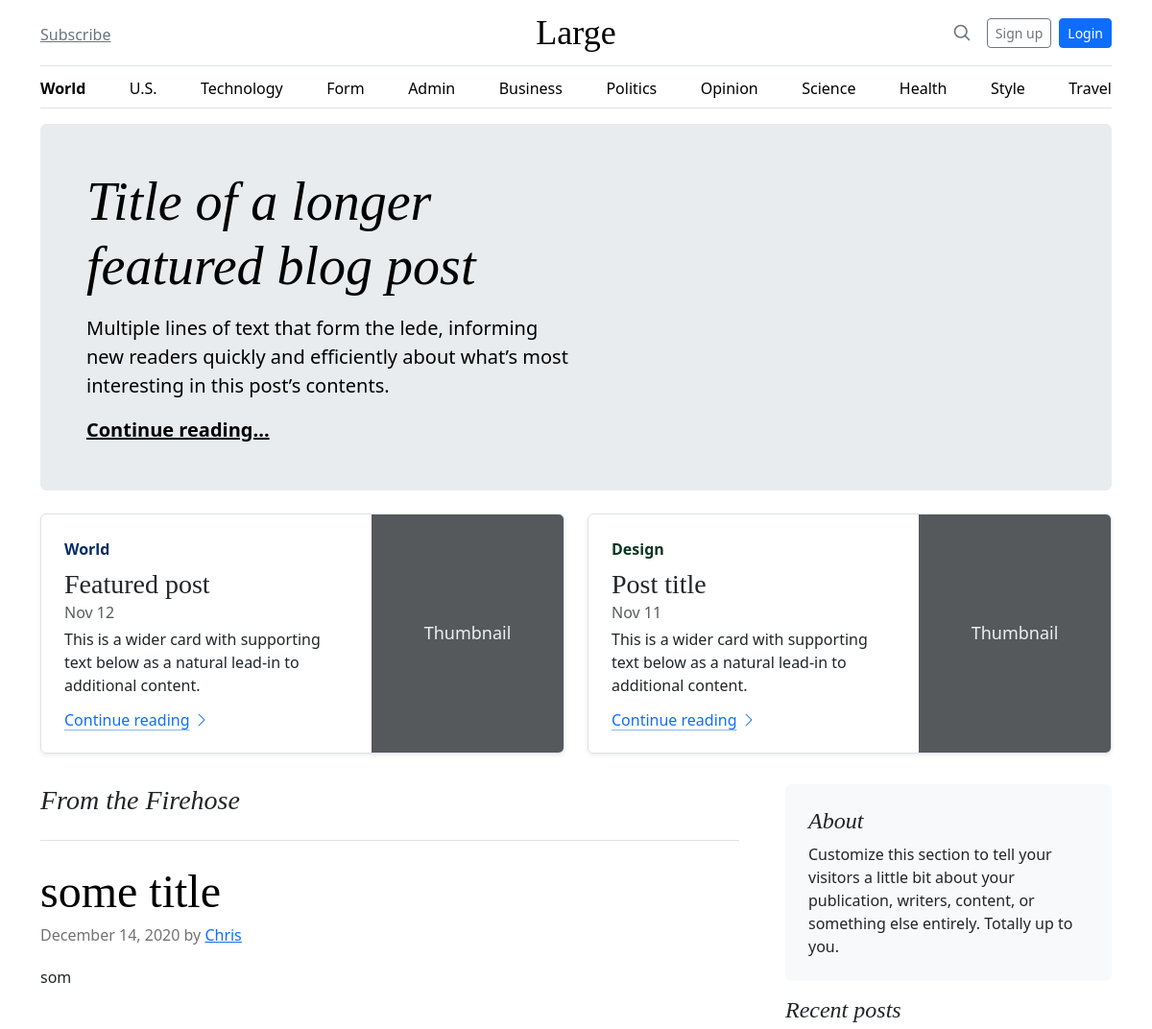
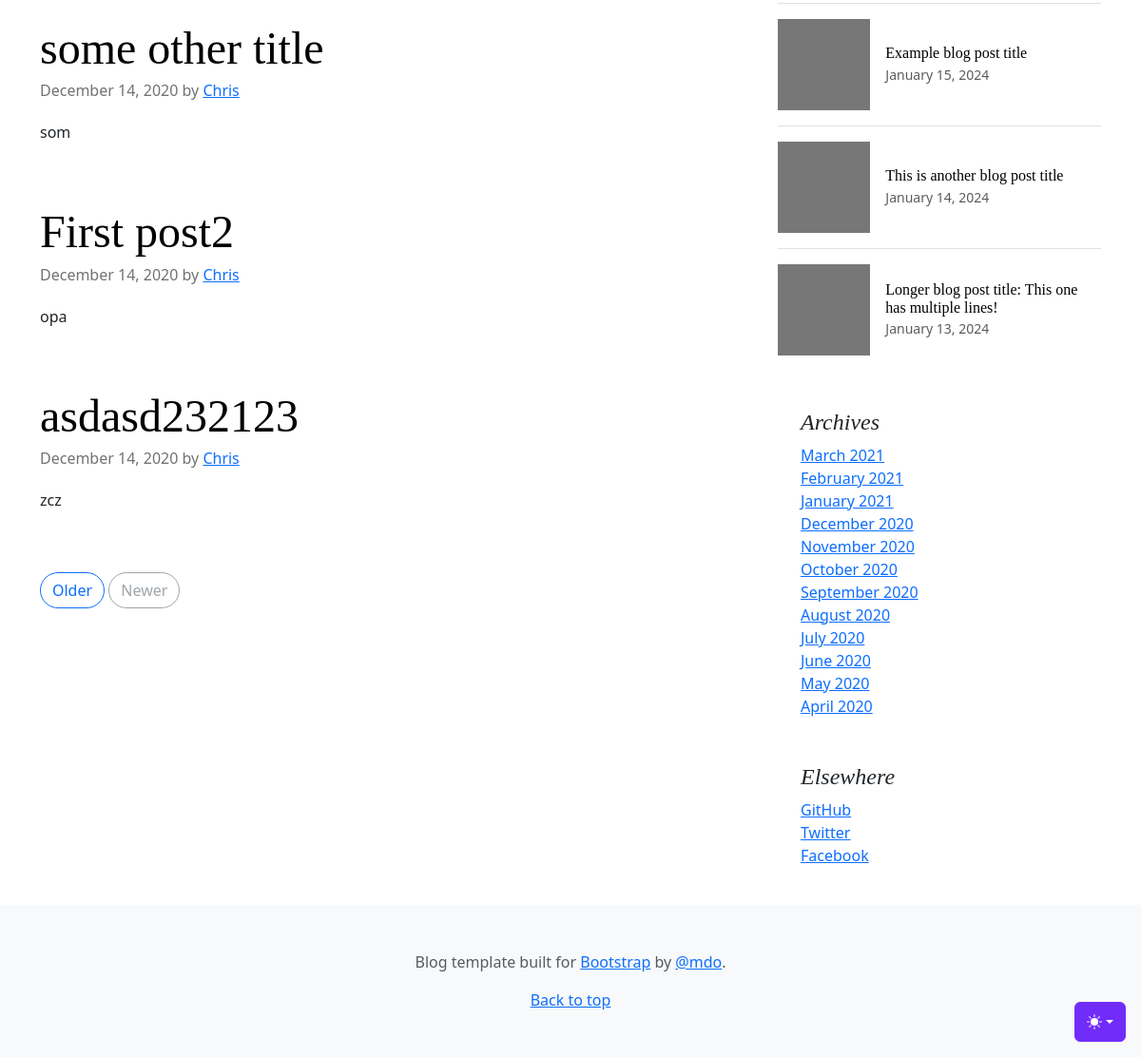
The page / on the database its author committed (2 pictures, top to bottom).
### tables this page shows
CREATE TABLE "posts"
(
    id    integer
        constraint posts_pk
            primary key autoincrement,
    title text not null,
    body  text not null
, created_at TEXT, updated_at TEXT);

### helpers.php (called while the page is built, shortened)
<?php
function view($viewName, $vars=[]){
    extract($vars);
    include __DIR__ . "/views/$viewName.php";
}

### src/Controllers/PublicController.php (called while the page is built, shortened)
<?php
class PublicController
{
    public function index()
    {
        $posts = Post::all();
        view('index', compact('posts'));
    }
}

### src/DB.php (called while the page is built, shortened)
<?php
class DB
{
    private $conn;
    public function __construct()
    {
        try {
            $this->conn = new PDO('sqlite:' . __DIR__ . '/../db.sqlite');
            $this->conn->setAttribute(PDO::ATTR_ERRMODE, PDO::ERRMODE_EXCEPTION);
        } catch (PDOException $e) {
            echo "Connection failed: " . $e->getMessage();
        }
    }
    public function all($table, $class)
    {
        $stmt = $this->conn->prepare("SELECT * FROM $table");
        $stmt->execute();
        $stmt->setFetchMode(PDO::FETCH_CLASS, $class);
        return $stmt->fetchAll();
    }
}

### src/Models/Model.php (called while the page is built, shortened)
<?php
class Model {
    public static $table;
    public static function all(){
        $db = new DB();
        return $db->all(static::$table, static::class);
    }
}

### src/Models/Post.php (called while the page is built, shortened)
<?php
class Post extends Model {
    public $body;
    public function snippet(){
        return substr($this->body, 0, 3);
    }
}

### views/partials/posts.php (the view)
<h3 class="pb-4 mb-4 fst-italic border-bottom">
    From the Firehose
</h3>
<?php foreach($posts as $post): ?>
    <article class="blog-post">
        <h2 class="display-5 link-body-emphasis mb-1"><?=$post->title?></h2>
        <p class="blog-post-meta">December 14, 2020 by <a href="#">Chris</a></p>
        <p><?=$post->snippet()?></p>
    </article>
<?php endforeach; ?>
<nav class="blog-pagination" aria-label="Pagination">
    <a class="btn btn-outline-primary rounded-pill" href="#">Older</a>
    <a class="btn btn-outline-secondary rounded-pill disabled" aria-disabled="true">Newer</a>
</nav>

### public/blog.css (style rules this page uses)
h1, h2, h3, h4, h5, h6 { font-family: "Playfair Display", Georgia, "Times New Roman", serif; }
.blog-pagination { margin-bottom: 4rem; }
.blog-post { margin-bottom: 4rem; }
.blog-post-meta { margin-bottom: 1.25rem; color: #727272; }

### rows shown on the page
posts: title "some title", body "som"
posts: title "some other title", body "som"
posts: title "First post2", body "opa"
posts: title "asdasd232123", body "zcz"
